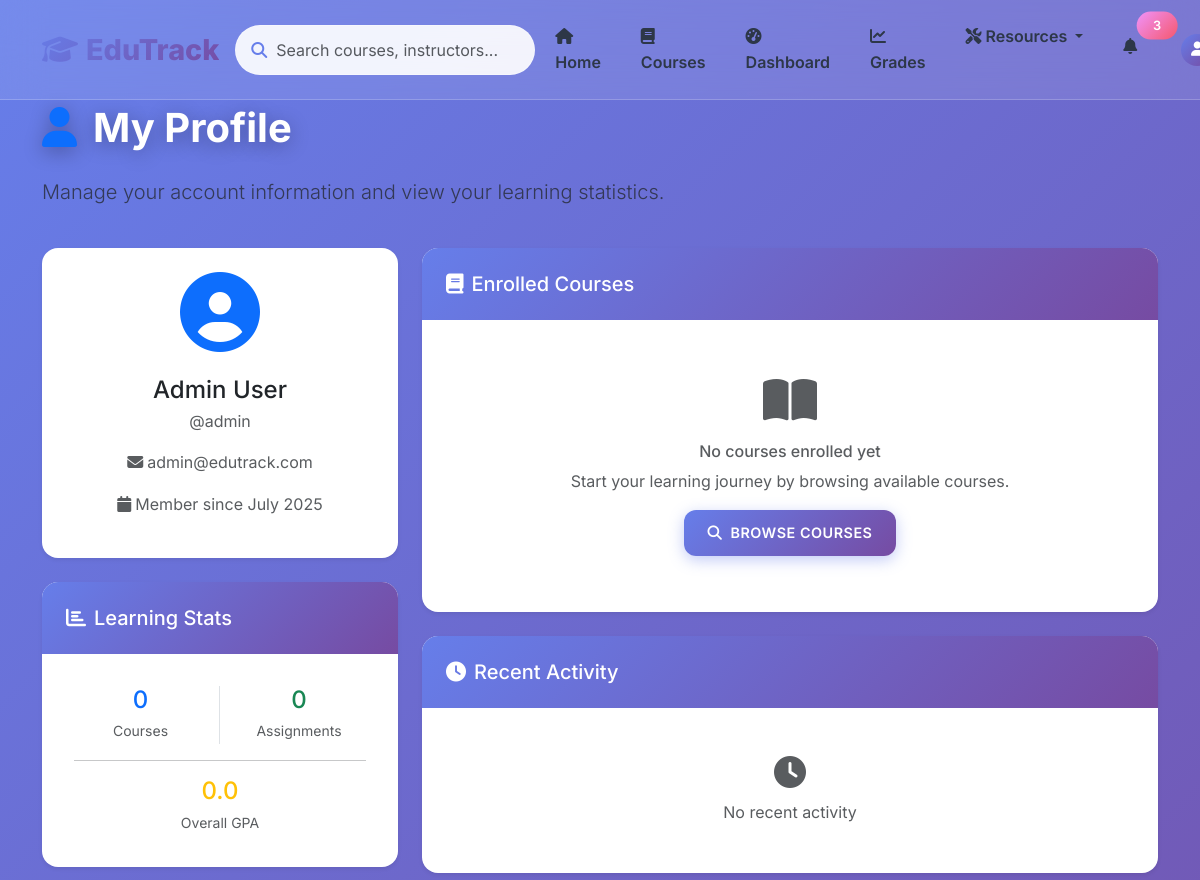
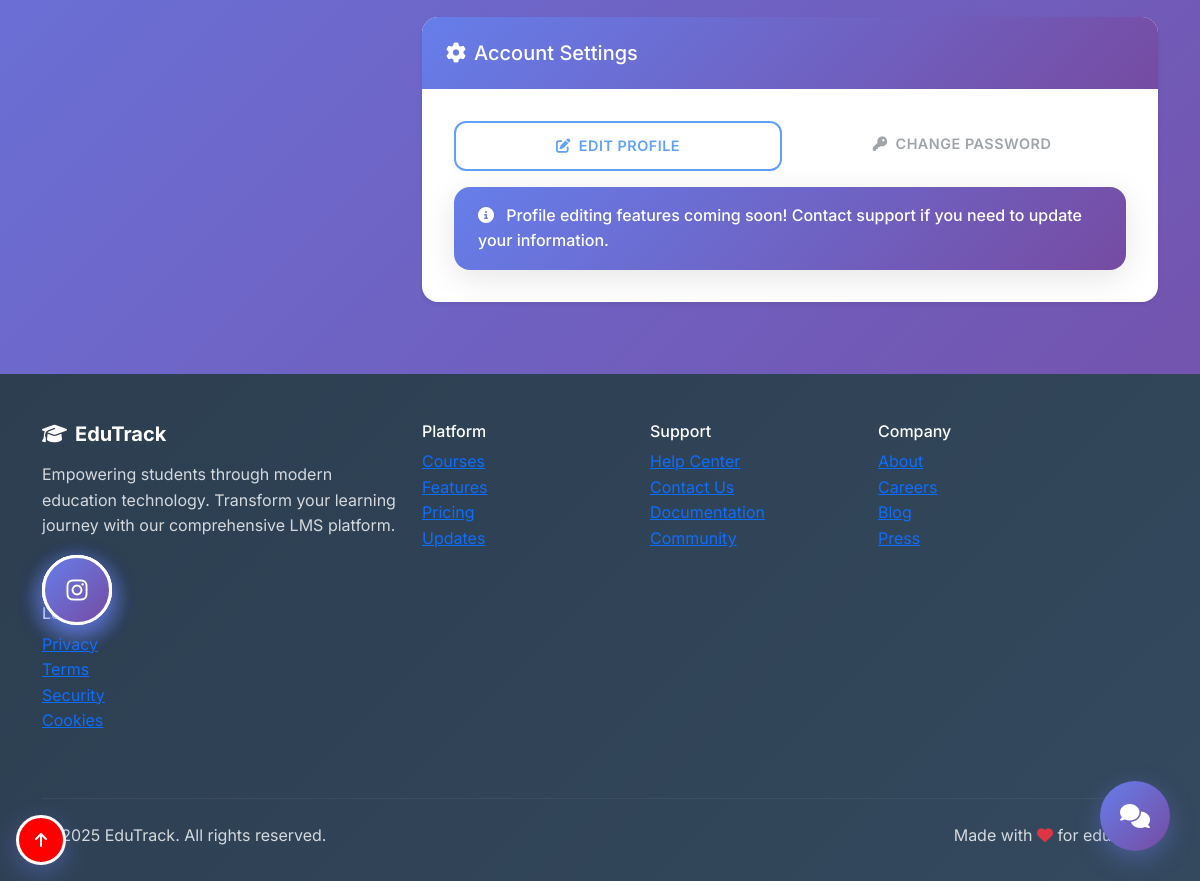
The app's page /profile (signed in) with its own data (2 pictures, top to bottom).
### models.py (models this page shows, shortened)
class User(db.Model):
    id = db.Column(db.Integer, primary_key=True)
    username = db.Column(db.String(64), unique=True, nullable=False)
    email = db.Column(db.String(120), unique=True, nullable=False)
    first_name = db.Column(db.String(50), nullable=False)
    last_name = db.Column(db.String(50), nullable=False)
    password_hash = db.Column(db.String(256), nullable=False)
    role = db.Column(db.String(20), default='student')  # student, teacher, admin
    created_at = db.Column(db.DateTime, default=datetime.utcnow)
    enrollments = db.relationship('Enrollment', backref='student', lazy=True)
    grades = db.relationship('Grade', backref='student', lazy=True)
    def get_enrolled_courses(self):
        return [enrollment.course for enrollment in self.enrollments]

### routes.py (the view)
def profile():
    if 'user_id' not in session:
        flash('Please log in to view your profile', 'warning')
        return redirect(url_for('login'))
    try:
        user = User.query.get(session['user_id'])
        if not user:
            session.clear()
            flash('User not found. Please log in again.', 'warning')
            return redirect(url_for('login'))
        enrolled_courses = user.get_enrolled_courses()
        total_grades = Grade.query.filter_by(user_id=user.id).count()
        all_scores = [grade.score for grade in user.grades if grade.score is not None]
        overall_gpa = sum(all_scores) / len(all_scores) if all_scores else 0
        return render_template('profile.html', user=user, enrolled_courses=enrolled_courses,
                             total_grades=total_grades, overall_gpa=overall_gpa)
    except Exception as e:
        flash('An error occurred while loading your profile.', 'danger')
        return redirect(url_for('dashboard'))

### templates/profile.html (shortened to what this page needs)
{% extends "base.html" %}
{% block content %}
<div class="container py-4">
    <div class="row mb-4">
        <div class="col-12">
            <h1 class="display-5 fw-bold">
                <i class="fas fa-user text-primary me-3"></i>My Profile
            </h1>
            <p class="lead text-muted">Manage your account information and view your learning statistics.</p>
        </div>
    </div>
    <div class="row">
        <div class="col-lg-4">
            <div class="card border-0 shadow-sm mb-4">
                <div class="card-body text-center p-4">
                    <div class="mb-4">
                        <i class="fas fa-user-circle text-primary" style="font-size: 5rem;"></i>
                    </div>
                    <h4 class="mb-1">{{ user.first_name }} {{ user.last_name }}</h4>
                    <p class="text-muted mb-3">@{{ user.username }}</p>
                    <p class="text-muted">
                        <i class="fas fa-envelope me-1"></i>{{ user.email }}
                    </p>
                    <p class="text-muted">
                        <i class="fas fa-calendar me-1"></i>Member since {{ user.created_at.strftime('%B %Y') }}
                    </p>
                </div>
            </div>
            <div class="card border-0 shadow-sm">
                <div class="card-header bg-transparent border-0">
                    <h5 class="mb-0">
                        <i class="fas fa-chart-bar me-2"></i>Learning Stats
                    </h5>
                </div>
                <div class="card-body">
                    <div class="row text-center">
                        <div class="col-6 border-end">
                            <h4 class="text-primary mb-1">{{ enrolled_courses|length }}</h4>
                            <small class="text-muted">Courses</small>
                        </div>
                        <div class="col-6">
                            <h4 class="text-success mb-1">{{ total_grades }}</h4>
                            <small class="text-muted">Assignments</small>
                        </div>
                    </div>
                    <hr>
                    <div class="text-center">
                        <h4 class="text-warning mb-1">{{ "%.1f"|format(overall_gpa) }}</h4>
                        <small class="text-muted">Overall GPA</small>
                    </div>
                </div>
            </div>
        </div>
        <div class="col-lg-8">
            <div class="card border-0 shadow-sm mb-4">
                <div class="card-header bg-transparent border-0">
                    <h5 class="mb-0">
                        <i class="fas fa-book me-2"></i>Enrolled Courses
                    </h5>
                </div>
                <div class="card-body">
                    {% if enrolled_courses %}
                        <div class="row g-3">
                            {% for course in enrolled_courses %}
                            <div class="col-md-6">
                                <div class="card border h-100">
                                    <div class="card-body">
                                        <div class="d-flex justify-content-between align-items-start mb-2">
                                            <span class="badge bg-{{ 'success' if course.difficulty == 'Beginner' else 'warning' if course.difficulty == 'Intermediate' else 'danger' }}">
                                                {{ course.difficulty }}
                                            </span>
                                            <small class="text-muted">{{ course.duration_weeks }}w</small>
                                        </div>
                                        <h6 class="card-title">{{ course.title }}</h6>
                                        <p class="card-text text-muted small">{{ course.instructor }}</p>
                                        {% set progress = user.get_course_progress(course.id) %}
                                        <div class="mt-3">
                                            <div class="d-flex justify-content-between mb-1">
                                                <small class="text-muted">Progress</small>
                                                <small class="text-muted">{{ "%.0f"|format(progress) }}%</small>
                                            </div>
                                            <div class="progress" style="height: 6px;">
                                                <div class="progress-bar" role="progressbar" style="width: {{ progress }}%"></div>
                                            </div>
                                        </div>
                                    </div>
                                    <div class="card-footer bg-transparent border-0 pt-0">
                                        <a href="{{ url_for('course_detail', course_id=course.id) }}" class="btn btn-outline-primary btn-sm w-100">
                                            View Course
                                        </a>
                                    </div>
                                </div>
                            </div>
                            {% endfor %}
                        </div>
                    {% else %}
                        <div class="text-center py-4">
                            <i class="fas fa-book-open text-muted" style="font-size: 3rem;"></i>
                            <h6 class="mt-3 text-muted">No courses enrolled yet</h6>
                            <p class="text-muted">Start your learning journey by browsing available courses.</p>
                            <a href="{{ url_for('courses') }}" class="btn btn-primary">
                                <i class="fas fa-search me-2"></i>Browse Courses
                            </a>
                        </div>
                    {% endif %}
                </div>
            </div>
            <div class="card border-0 shadow-sm mb-4">
                <div class="card-header bg-transparent border-0">
                    <h5 class="mb-0">
                        <i class="fas fa-clock me-2"></i>Recent Activity
                    </h5>
                </div>
                <div class="card-body">
                    {% set recent_grades = user.grades | sort(attribute='graded_at', reverse=true) | list %}
                    {% if recent_grades[:5] %}
                        {% for grade in recent_grades[:5] %}
                        <div class="d-flex align-items-center border-bottom py-3">
                            <div class="me-3">
                                <i class="fas fa-file-alt text-primary"></i>
                            </div>
                            <div class="flex-grow-1">
                                <h6 class="mb-1">{{ grade.assignment_name }}</h6>
                                <small class="text-muted">{{ grade.course.title }}</small>
                            </div>
                            <div class="text-end">
                                {% if grade.score %}
                                    <span class="badge bg-{{ 'success' if grade.score >= 90 else 'warning' if grade.score >= 70 else 'danger' }}">
                                        {{ grade.get_letter_grade() }}
                                    </span>
                                    <small class="text-muted d-block">{{ "%.0f"|format(grade.score) }}%</small>
                                {% else %}
                                    <span class="badge bg-secondary">Pending</span>
                                {% endif %}
                            </div>
                        </div>
                        {% endfor %}
                        <div class="text-center mt-3">
                            <a href="{{ url_for('grades') }}" class="btn btn-outline-primary">
                                <i class="fas fa-chart-line me-1"></i>View All Grades
                            </a>
                        </div>
                    {% else %}
                        <div class="text-center py-3">
                            <i class="fas fa-clock text-muted" style="font-size: 2rem;"></i>
                            <p class="text-muted mt-2 mb-0">No recent activity</p>
                        </div>
                    {% endif %}
                </div>
            </div>
            <div class="card border-0 shadow-sm">
                <div class="card-header bg-transparent border-0">
                    <h5 class="mb-0">
                        <i class="fas fa-cog me-2"></i>Account Settings
                    </h5>
                </div>
                <div class="card-body">
                    <div class="row g-3">
                        <div class="col-md-6">
                            <div class="d-grid">
                                <button class="btn btn-outline-primary" disabled>
                                    <i class="fas fa-edit me-2"></i>Edit Profile
                                </button>
                            </div>
                        </div>
                        <div class="col-md-6">
                            <div class="d-grid">
                                <button class="btn btn-outline-secondary" disabled>
                                    <i class="fas fa-key me-2"></i>Change Password
                                </button>
                            </div>
                        </div>
                        <div class="col-12">
                            <div class="alert alert-info mb-0">
                                <i class="fas fa-info-circle me-2"></i>
                                Profile editing features coming soon! Contact support if you need to update your information.
                            </div>
                        </div>
                    </div>
                </div>
            </div>
        </div>
    </div>
</div>
{% endblock %}

### static/css/custom_new.css (style rules this page uses)
:root { --primary-gradient: linear-gradient(135deg, #667eea 0%, #764ba2 100%); --secondary-gradient: linear-gradient(135deg, #f093fb 0%, #f5576c 100%); --success-gradient: linear-gradient(135deg, #4facfe 0%, #00f2fe 100%); --warning-gradient: linear-gradient(135deg, #fa709a 0%, #fee140 100%); --dark-gradient: linear-gradient(135deg, #2c3e50 0%, #34495e 100%); --glass-bg: rgba(255, 255, 255, 0.1); --glass-border: rgba(255, 255, 255, 0.2); --shadow-soft: 0 8px 32px rgba(0, 0, 0, 0.1); --shadow-strong: 0 20px 60px rgba(0, 0, 0, 0.15); --border-radius: 16px; --transition: all 0.3s cubic-bezier(0.4, 0, 0.2, 1); }
* { box-sizing: border-box; }
body { font-family: 'Inter', -apple-system, BlinkMacSystemFont, 'Segoe UI', Roboto, sans-serif; background: linear-gradient(135deg, #667eea 0%, #764ba2 100%); min-height: 100vh; color: #2d3748; line-height: 1.6; }
.display-5.fw-bold { color: white; font-size: 2.5rem; font-weight: 900; margin-bottom: 1.5rem; text-shadow: 0 4px 20px rgba(0, 0, 0, 0.3); transition: var(--transition); }
.card { background: white; border: none; border-radius: var(--border-radius); box-shadow: var(--shadow-soft); transition: var(--transition); overflow: hidden; }
.card-header { background: var(--primary-gradient); color: white; border: none; padding: 1.5rem; font-weight: 700; }
.card-body { padding: 2rem; }
.btn { font-weight: 600; border-radius: 12px; padding: 0.75rem 1.5rem; transition: var(--transition); border: none; text-transform: uppercase; letter-spacing: 0.5px; font-size: 0.9rem; }
.btn-primary { background: var(--primary-gradient); box-shadow: 0 4px 15px rgba(102, 126, 234, 0.4); }
.btn-outline-primary { border: 2px solid #667eea; color: #667eea; background: transparent; }
.alert { border: none; border-radius: var(--border-radius); padding: 1rem 1.5rem; font-weight: 500; box-shadow: var(--shadow-soft); }
.alert-info { background: var(--primary-gradient); color: white; }

### records on screen
User: first_name "Admin", last_name "User", username "admin", email "admin@edutrack.com", created_at "July 2025"

### other values on screen
{{ enrolled_courses|length }} "0"
{{ total_grades }} "0"
{{ "%.1f"|format(overall_gpa) }} "0.0"
